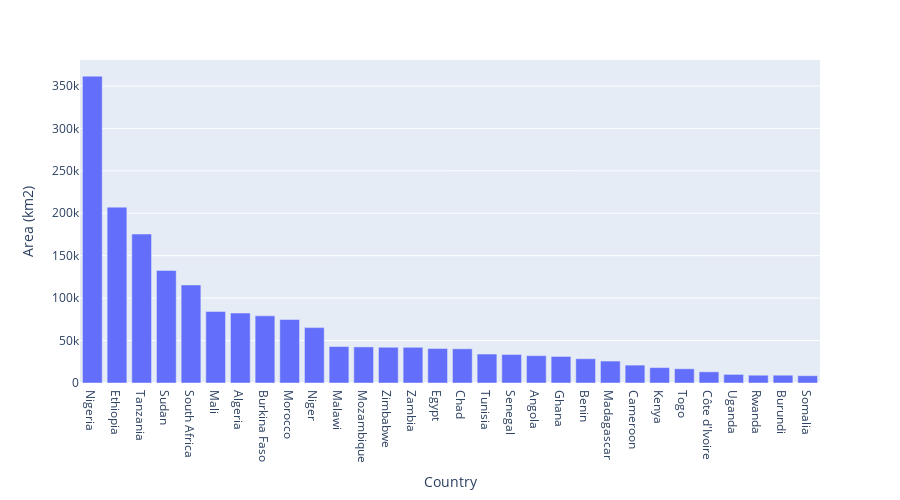

Notebook source saved alongside this figure:
### Code cell
geemap.bar_chart(df, x='NAME', y='sum', max_rows=30, x_label='Country', y_label='Area (km2)')

### Figure 1 — Plotly figure (JSON) as saved in the notebook; plotly's stock layout.template omitted (floating-point values rounded to 4 significant figures)
{"data": [{"alignmentgroup": "True", "hovertemplate": "Country=%{x}<br>Area (km2)=%{y}<extra></extra>", "legendgroup": "", "marker": {"color": "#636efa", "pattern": {"shape": ""}}, "name": "", "offsetgroup": "", "orientation": "v", "showlegend": false, "textposition": "auto", "type": "bar", "x": ["Nigeria", "Ethiopia", "Tanzania", "Sudan", "South Africa", "Mali", "Algeria", "Burkina Faso", "Morocco", "Niger", "Malawi", "Mozambique", "Zimbabwe", "Zambia", "Egypt", "Chad", "Tunisia", "Senegal", "Angola", "Ghana", "Benin", "Madagascar", "Cameroon", "Kenya", "Togo", "Côte d'Ivoire", "Uganda", "Rwanda", "Burundi", "Somalia"], "xaxis": "x", "y": [361600.0, 207200.0, 175500.0, 132700.0, 115500.0, 84200.0, 82410.0, 79160.0, 74830.0, 65260.0, 42980.0, 42530.0, 42120.0, 42080.0, 40640.0, 40290.0, 34120.0, 33570.0, 32210.0, 31290.0, 28590.0, 25850.0, 21070.0, 18150.0, 16760.0, 13180.0, 10120.0, 9185.0, 9181.0, 8584.0], "yaxis": "y"}], "layout": {"barmode": "relative", "height": 500, "legend": {"tracegroupgap": 0}, "margin": {"t": 60}, "xaxis": {"anchor": "y", "domain": [0, 1], "title": {"text": "Country"}}, "yaxis": {"anchor": "x", "domain": [0, 1], "title": {"text": "Area (km2)"}}}}
